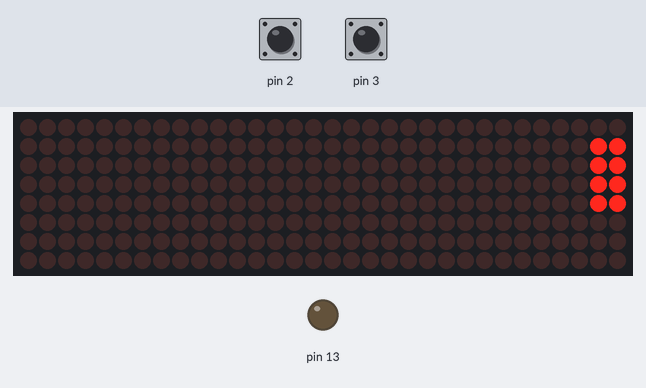
Simulated run of this sketch. Board: Arduino Uno, built with avr-gcc and run on an emulated ATmega328P. Parts: 32×8 LED matrix, output pins drawn as LEDs (lit = HIGH). Inputs (shaded band) come from the test bench; at power-on: pin 3 HIGH, pin 2 HIGH.

Above: at 0.94 s.
1.3 s: pin 3 pulled LOW for 3.2 s
At 5.77 s:
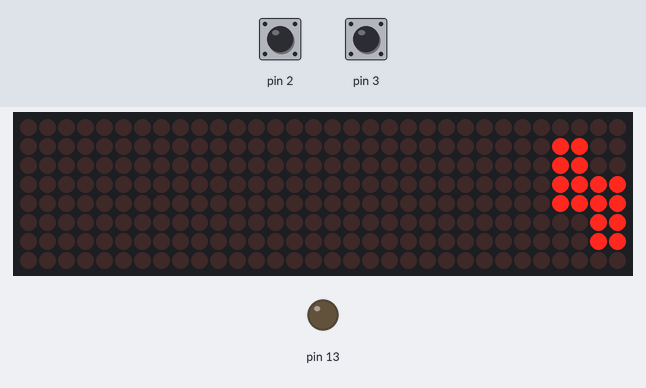
6.7 s: pin 3 pulled LOW for 0.25 s
At 7.88 s:
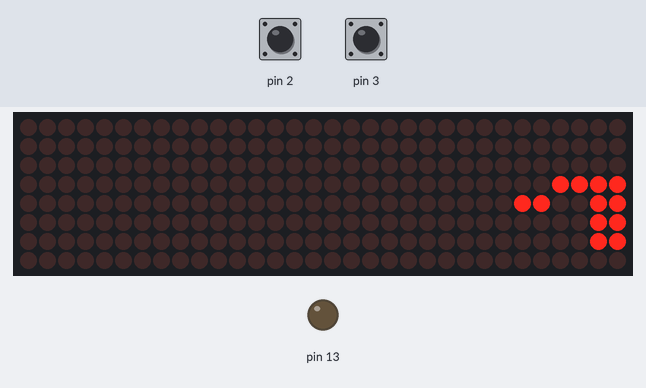
9.1 s: pin 2 pulled LOW for 0.25 s
At 9.62 s:
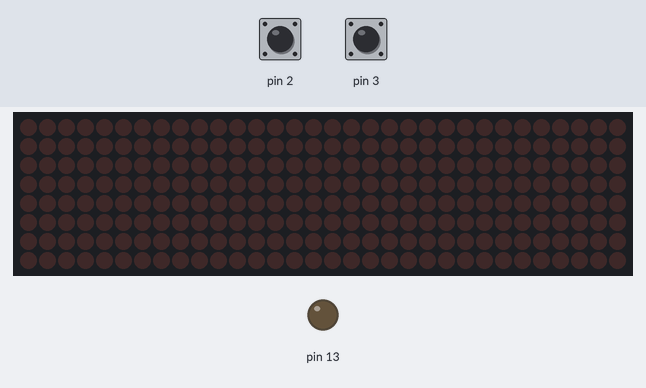
10.9 s: pin 3 pulled LOW for 1 s
At 12.98 s:
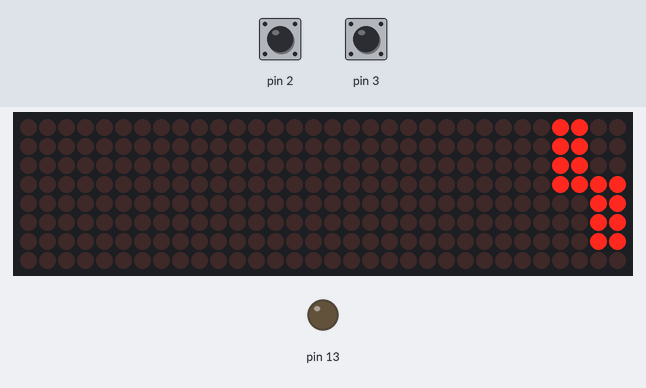
14.9 s: pin 2 pulled LOW for 1 s
At 16.33 s:
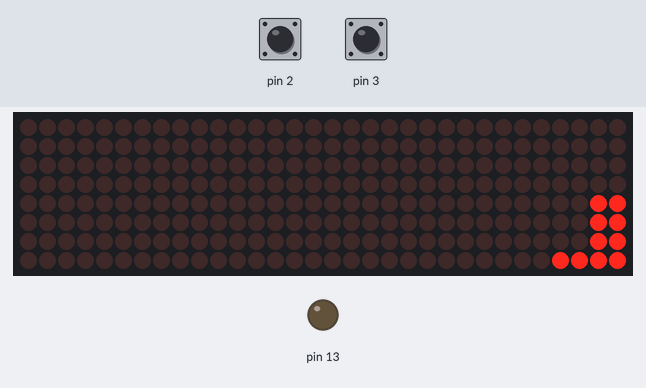
17.7 s: pin 2 pulled LOW for 3.2 s
At 19.3 s:
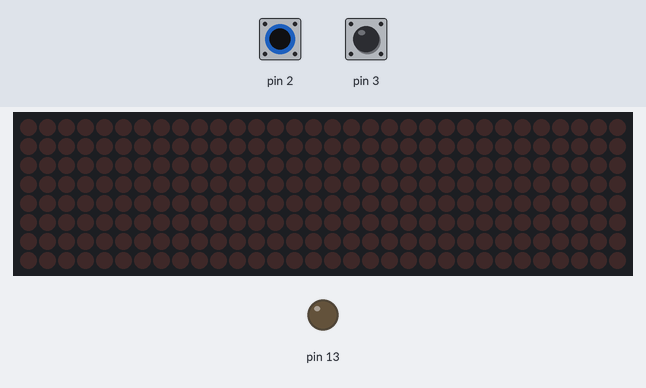

Measured:
- after the input at 9.1 s, the display: first differs from a run without the input after 0.32 s (image 3)
- after the input at 14.9 s, the display: first differs from a run without the input after 0.30 s (image 5 shows a later state)
- after the input at 17.7 s, the display: first differs from a run without the input after 0.38 s (image 6)
- what the display in image 3 shows lasts 0.4 s, from 9.4 s to 9.8 s

The sketch:

gameFile.ino
```cpp
#include "LedControl.h"
#include "button_response.h"

/*Things thst needs to be worked on!
 *
 * Created by Bård Egil Eilertsen
 *            12.11.2019 to 13.11.2019
 *
 * All known bugs are taken care of
 * Missing interrups for button press
 */
void greenButton();

LedControl lc=LedControl(12,10,11,4);  // Pins: DIN,CLK,CS, # of Display connected
button_response my_green_btn(3,greenButton);
/*
 * Variables
 */

unsigned long delayTime=200;  // Delay between Frames
int maxLevel = 15;
int level = 0;
int panel = 0;
int maxLife = 4;
int life = maxLife;
int collum = 0;
int results[16][16]; // save the results. all results are convertet to right moving animation
int green = 1;
int red = 1;
bool right = true;
bool newLevel = true;
byte frame[] = { B00000000,
                 B00000000,
                 B00000000,
                 B00000000,
                 B00000000,
                 B00000000,
                 B00000000,
                 B00000000
                 };

/*
 * Functions
 * nextFrame - Animation function
 * greenButton - Game mechanic. What happens when the green button is pressed
 */


void nextFrame(){
  if(newLevel){
      for(int i = 0; i < life; i++){
        frame[7-i] = frame[7-i] + 3 * (0.1+pow(2,2*level));
      }
      collum = 7-life;
      right = true;
      newLevel = false;

    } else if (!newLevel && right){

      frame[collum] = frame[collum] + 3 * (0.1+pow(2,2*level));// pow() is a floating point function, so I've probably getting something like 1.99999, which is truncated to 1 when assigned to an integer value.
      if(level==0 or ((collum+life-1) <= results[level-1][0]) && (results[level-1][0] <= collum)){
        frame[collum+life] = 0;
      } else if (level !=0) {
        frame[collum+life] = frame[collum+life] - 3 * (pow(2,2*level));
        }
      collum--;
        if (collum == -1){
          collum = life;
          right = false;
          }

    } else if(!newLevel && !right){

      frame[collum] = frame[collum] + 3 * (0.1+pow(2,2*level));
      if(level==0 or ((collum+life-1) <= results[level-1][0]) && (results[level-1][0] <= collum)){
        frame[collum-life] = 0;
      } else if (level !=0) {
        frame[collum-life] = frame[collum-life] - 3 * (pow(2,2*level));
        }
        collum++;
          if (collum == 8){
            collum = 7 - life;
            right = true;
          }
      }

  if(panel == 0){
    for (int i = 0; i < 8; i++){
      lc.setRow(panel,i,frame[i]);
      }
  } else if(panel == 1){
    for (int i = 0; i < 8; i++){
      lc.setRow(panel,i,frame[i]);
      }
  } else if(panel == 2){
    for (int i = 0; i < 8; i++){
      lc.setRow(panel,i,frame[i]);
      }
  } else if(panel == 3){
    for (int i = 0; i < 8; i++){
      lc.setRow(panel,i,frame[i]);
      }
  }
  return;
}

void greenButton(){
     if(panel > 0 or level > 0){
          if(results[level + 4*panel][0] == results[level + 4*panel-1][0]){ // Betyr alle tilfeller hvor man ligger til venstre
          } else if(results[level + 4*panel][0] > results[level + 4*panel-1][0]){ //Til venstre for den under
            if((results[level + 4*panel][0] - results[level + 4*panel-1][0])==1){
              frame[results[level + 4*panel][0] + life - 1] = frame[results[level + 4*panel][0] + life -1] - 3 * (pow(2,2*level));
              results[level + 4*panel][1] = results[level + 4*panel][1] - 1;
              life = life - 1;
              if(life<=0){
                return;
              }
            }else if((results[level + 4*panel][0] - results[level + 4*panel-1][0])==2){
                  frame[results[level + 4*panel][0] + life - 2] = frame[results[level + 4*panel][0] + life - 2] - 3 * (pow(2,2*level));
                  frame[results[level + 4*panel][0] + life - 1] = frame[results[level + 4*panel][0] + life - 1] - 3 * (pow(2,2*level));
                  results[level+ 4*panel][1] = results[level+ 4*panel][1] - 2;
                  life = life - 2;
                if(life<=0){
                  return;
                }
            }else if((results[level + 4*panel][0] - results[level + 4*panel-1][0])==3){
                  frame[results[level + 4*panel][0] + life - 3] = frame[results[level + 4*panel][0] + life - 3] - 3 * (pow(2,2*level));
                  frame[results[level + 4*panel][0] + life - 2] = frame[results[level + 4*panel][0] + life - 2] - 3 * (pow(2,2*level));
                  frame[results[level + 4*panel][0] + life - 1] = frame[results[level + 4*panel][0] + life - 1] - 3 * (pow(2,2*level));
                  results[level + 4*panel][1] = results[level + 4*panel][1] - 3;
                  life = life - 3;
                if(life<=0){
                  return;
                }
            }else if((results[level + 4*panel][0] - results[level + 4*panel-1][0]) > 3){
                  life = 0;
                  return;
            }
          } else if(results[level + 4*panel][0] < results[level + 4*panel-1][0]){//Til høyre for den under
            if((results[level + 4*panel-1][0] - results[level + 4*panel][0])==1){
              frame[results[level + 4*panel][0]] = frame[results[level + 4*panel][0]] - 3 * (pow(2,2*level));
              results[level + 4*panel][0] = results[level + 4*panel][0] + 1;
              results[level + 4*panel][1] = results[level + 4*panel][1] - 1;
              life = life - 1;
              if(life<=0){
                return;
              }
            }else if((results[level + 4*panel-1][0] - results[level + 4*panel][0])==2){
              frame[results[level + 4*panel][0]+1] = frame[results[level + 4*panel][0]+1] - 3 * (pow(2,2*level));
              frame[results[level + 4*panel][0]] = frame[results[level + 4*panel][0]] - 3 * (pow(2,2*level));
              results[level + 4*panel][0] = results[level + 4*panel][0] + 2;
              results[level + 4*panel][1] = results[level + 4*panel][1] - 2;
              life = life - 2;
              if(life<=0){
                return;
              }
            }else if((results[level + 4*panel-1][0] - results[level + 4*panel][0])==3){
              frame[results[level + 4*panel][0]+2] = frame[results[level + 4*panel][0]+2] - 3 * (pow(2,2*level));
              frame[results[level + 4*panel][0]+1] = frame[results[level + 4*panel][0]+1] - 3 * (pow(2,2*level));
              frame[results[level + 4*panel][0]] = frame[results[level + 4*panel][0]] - 3 * (pow(2,2*level));
              results[level + 4*panel][0] = results[level + 4*panel][0] + 3;
              results[level + 4*panel][1] = results[level + 4*panel][1] - 3;
              life = life - 3;
              if(life<=0){
                return;
              }
            } else if((results[level + 4*panel][0] - results[level + 4*panel  -1][0]) > 3){
                  life = 0;
                  return;
            }
          }
        }
          if(panel == 0){
            for (int i = 0; i < 8; i++){
              lc.setRow(panel,i,frame[i]);
            }
          } else if(panel == 1){
            for (int i = 0; i < 8; i++){
              lc.setRow(panel,i,frame[i]);
            }
          } else if(panel == 2){
            for (int i = 0; i < 8; i++){
              lc.setRow(panel,i,frame[i]);
            }
          } else if(panel == 3){
            for (int i = 0; i < 8; i++){
              lc.setRow(panel,i,frame[i]);
            }
          }
  }

/*void buttonRed() { This is interrupt. Will need this
  int red = digitalRead(2);
}

void buttonGreen() {
  int green = digitalRead(3);
}*/

void setup()
{

  Serial.begin (9600); // baud rate set

  pinMode(2, INPUT_PULLUP);
  pinMode(3, INPUT_PULLUP);

/*  attachInterrupt(digitalPinToInterrupt(2), buttonRed, FALLING);
    attachInterrupt(digitalPinToInterrupt(3), buttonGreen, FALLING);
*/
  for (int i = 0; i < 4; i++){
  lc.shutdown(i,false);  // Wake up displays
  lc.setIntensity(i,2);  // Set intensity levels
  lc.clearDisplay(i);  // Clear Displays
  }
}

void loop()
{
  for(int i = 0; i < maxLevel; i++){
    int red = digitalRead(2);
    int green = digitalRead(3);
    while(green == 1 && red == 1){
      red = digitalRead(2);
      green = digitalRead(3);
      delay(delayTime - 12*(level+4*panel));
      nextFrame();
      }

      if(green == 0 && life > 0){ // next level
        if(right){//Saves the result. Saves collum and life assuming it goes right.
          results[level + 4*panel][0] = collum + 1;
          results[level + 4*panel][1] = life;
        } else if(!right){
          results[level + 4*panel][0] = collum-life;
          results[level + 4*panel][1] = life;
        }

          greenButton();

        level++;
        newLevel = true;
        if(level == 4){
          panel++;
          level=0;
          frame[0] = B00000000;
          frame[1] = B00000000;
          frame[2] = B00000000;
          frame[3] = B00000000;
          frame[4] = B00000000;
          frame[5] = B00000000;
          frame[6] = B00000000;
          frame[7] = B00000000;
          }
        while(green == 0){
          green = digitalRead(3);
          delay(10);
          }
      }

      if(red == 0 or panel == 4){//Restart the game
        i = 0;
        level = 0;
        panel = 0;
        life = maxLife;
        collum = 0;
        right = true;
        newLevel = true;
        for(int i = 0; i < 7; i++){
          frame[i] = 0;
        }
        for (int i = 0; i < 4; i++){
          lc.shutdown(i,false);  // Wake up displays
          lc.setIntensity(i,2);  // Set intensity levels
          lc.clearDisplay(i);  // Clear Displays
        }
        delay(delayTime);
      }
  }
}
```

button_response.h
```cpp
// Include Arduino FreeRTOS library
#include <Arduino_FreeRTOS.h>
#include <Arduino.h>
// Include semaphore supoport
#include <semphr.h>
typedef void (* interrupt_response_function_t)();
class button_response
{
private:
  TaskHandle_t task;
  SemaphoreHandle_t btn_sem;
  interrupt_response_function_t callback;
  /* data */
public:
    button_response(int button_pin,interrupt_response_function_t callback_function);
    ~button_response();
    void TaskLed();
     void interruptHandler();
};
```
